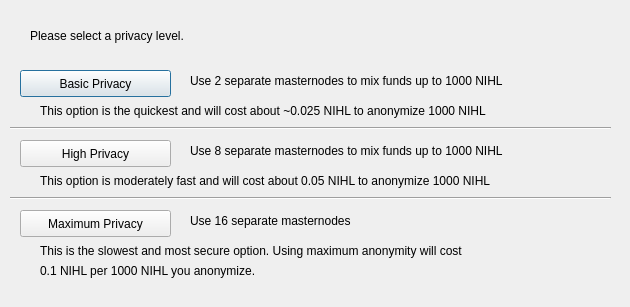
<?xml version="1.0" encoding="UTF-8"?>
<ui version="4.0">
 <class>DarksendConfig</class>
 <widget class="QDialog" name="DarksendConfig">
  <property name="geometry">
   <rect>
    <x>0</x>
    <y>0</y>
    <width>630</width>
    <height>307</height>
   </rect>
  </property>
  <property name="windowTitle">
   <string>Configure Darksend</string>
  </property>
  <widget class="QPushButton" name="buttonBasic">
   <property name="geometry">
    <rect>
     <x>20</x>
     <y>70</y>
     <width>151</width>
     <height>27</height>
    </rect>
   </property>
   <property name="text">
    <string>Basic Privacy</string>
   </property>
  </widget>
  <widget class="QPushButton" name="buttonHigh">
   <property name="geometry">
    <rect>
     <x>20</x>
     <y>140</y>
     <width>151</width>
     <height>27</height>
    </rect>
   </property>
   <property name="text">
    <string>High Privacy</string>
   </property>
  </widget>
  <widget class="QPushButton" name="buttonMax">
   <property name="geometry">
    <rect>
     <x>20</x>
     <y>210</y>
     <width>151</width>
     <height>27</height>
    </rect>
   </property>
   <property name="text">
    <string>Maximum Privacy</string>
   </property>
  </widget>
  <widget class="QLabel" name="label">
   <property name="geometry">
    <rect>
     <x>30</x>
     <y>20</y>
     <width>571</width>
     <height>31</height>
    </rect>
   </property>
   <property name="text">
    <string>Please select a privacy level.</string>
   </property>
  </widget>
  <widget class="QLabel" name="label_2">
   <property name="geometry">
    <rect>
     <x>190</x>
     <y>70</y>
     <width>421</width>
     <height>21</height>
    </rect>
   </property>
   <property name="text">
    <string>Use 2 separate masternodes to mix funds up to 1000 NIHL</string>
   </property>
  </widget>
  <widget class="QLabel" name="label_3">
   <property name="geometry">
    <rect>
     <x>190</x>
     <y>140</y>
     <width>411</width>
     <height>21</height>
    </rect>
   </property>
   <property name="text">
    <string>Use 8 separate masternodes to mix funds up to 1000 NIHL</string>
   </property>
  </widget>
  <widget class="QLabel" name="label_4">
   <property name="geometry">
    <rect>
     <x>190</x>
     <y>210</y>
     <width>421</width>
     <height>21</height>
    </rect>
   </property>
   <property name="text">
    <string>Use 16 separate masternodes</string>
   </property>
  </widget>
  <widget class="QLabel" name="label_6">
   <property name="geometry">
    <rect>
     <x>40</x>
     <y>100</y>
     <width>561</width>
     <height>21</height>
    </rect>
   </property>
   <property name="text">
    <string>This option is the quickest and will cost about ~0.025 NIHL to anonymize 1000 NIHL</string>
   </property>
  </widget>
  <widget class="QLabel" name="label_7">
   <property name="geometry">
    <rect>
     <x>40</x>
     <y>170</y>
     <width>561</width>
     <height>21</height>
    </rect>
   </property>
   <property name="text">
    <string>This option is moderately fast and will cost about 0.05 NIHL to anonymize 1000 NIHL</string>
   </property>
  </widget>
  <widget class="QLabel" name="label_8">
   <property name="geometry">
    <rect>
     <x>40</x>
     <y>240</y>
     <width>561</width>
     <height>21</height>
    </rect>
   </property>
   <property name="text">
    <string>This is the slowest and most secure option. Using maximum anonymity will cost</string>
   </property>
  </widget>
  <widget class="QLabel" name="label_9">
   <property name="geometry">
    <rect>
     <x>40</x>
     <y>260</y>
     <width>561</width>
     <height>21</height>
    </rect>
   </property>
   <property name="text">
    <string>0.1 NIHL per 1000 NIHL you anonymize.</string>
   </property>
  </widget>
  <widget class="Line" name="line">
   <property name="geometry">
    <rect>
     <x>10</x>
     <y>120</y>
     <width>601</width>
     <height>16</height>
    </rect>
   </property>
   <property name="orientation">
    <enum>Qt::Horizontal</enum>
   </property>
  </widget>
  <widget class="Line" name="line_2">
   <property name="geometry">
    <rect>
     <x>10</x>
     <y>190</y>
     <width>601</width>
     <height>16</height>
    </rect>
   </property>
   <property name="orientation">
    <enum>Qt::Horizontal</enum>
   </property>
  </widget>
 </widget>
 <resources/>
 <connections/>
</ui>
